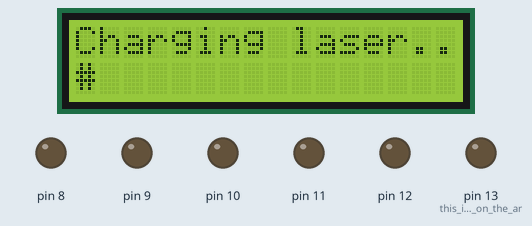
Bench run of a sketch on a simulated Arduino Uno, built with avr-gcc and run on an emulated ATmega328P. On the bench: 16×2 character LCD, output pins drawn as LEDs (lit = HIGH).

Above: at 0.1 s.
At 1.1 s:
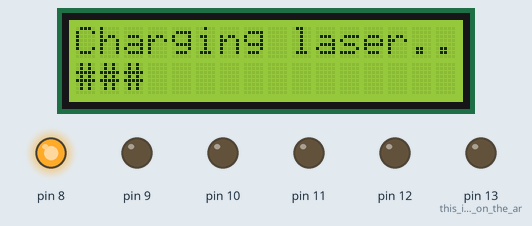
At 2.1 s:
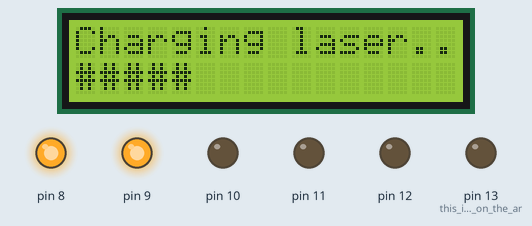
At 4.1 s:
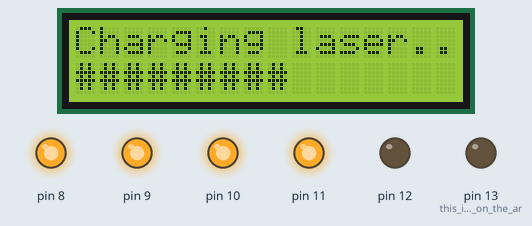
At 8.1 s:
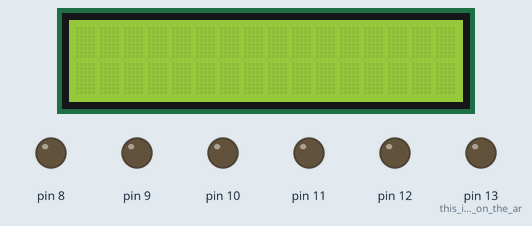
At 13.6 s:
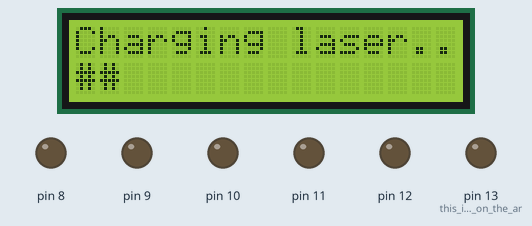
Timing chart, 0 to 35.6 s (numbered marks = the images above):
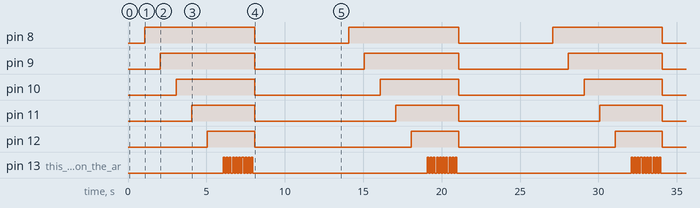

Measured:
- by itself, pin 8: alternates HIGH for 7.0 s and LOW for 6.0 s
- by itself, pin 9: alternates HIGH for 6.0 s and LOW for 7.0 s
- by itself, pin 10: alternates HIGH for 5.0 s and LOW for 8.0 s
- by itself, pin 11: alternates HIGH for 4.0 s and LOW for 9.0 s
- by itself, pin 12: alternates HIGH for 3.0 s and LOW for 10.0 s
- by itself, pin 13 (this_is_the_led_on_the_ar): repeats every 13.0 s: 9 × (LOW 0.10 s, HIGH 0.10 s), LOW 11.1 s, HIGH 0.10 s
- what the display in image 1 shows lasts 0.5 s, from 1.1 s to 1.6 s

The sketch:

LCD_Laser.ino
```cpp
/*

  The circuit:
 * LCD RS pin to digital pin 12
 * LCD Enable pin to digital pin 11
 * LCD D4 pin to digital pin 5
 * LCD D5 pin to digital pin 4
 * LCD D6 pin to digital pin 3
 * LCD D7 pin to digital pin 2
 * LCD R/W pin to ground
 * LCD VSS pin to ground
 * LCD VCC pin to 5V
 * 10K resistor:
 * ends to +5V and ground
 * wiper to LCD VO pin (pin 3)

 * This code uses the Arduino LCD Hello World example for reference.

*/

// include the library code:
#include <LiquidCrystal.h>

// initialize the library by associating any needed LCD interface pin
// with the arduino pin number it is connected to
const int rs = 7, en = 6, d4 = 5, d5 = 4, d6 = 3, d7 = 2;
LiquidCrystal lcd(rs, en, d4, d5, d6, d7);

void setup() {
  // set up the LCD's number of columns and rows:
  lcd.begin(16, 2);
  // Print a message to the LCD.
  //lcd.print("Charging laser..");
  pinMode(LED_BUILTIN,OUTPUT);//this is the led on the arduino
  pinMode(8, OUTPUT);
  pinMode(9, OUTPUT);
  pinMode(10, OUTPUT);
  pinMode(11, OUTPUT);
  pinMode(12, OUTPUT);
  pinMode(13, OUTPUT);
}

void loop() {
  lcd.print("Charging laser..");
  /*
  // set the cursor to column 0, line 1
  // (note: line 1 is the second row, since counting begins with 0):
  lcd.setCursor(0, 1);
  // print the number of seconds since reset:
  lcd.print(millis() / 1000);
  */
  for(int i = 0; i<12; i++){
    lcd.setCursor(i,1);//i in the second row
    lcd.write("#");
    if(i != 0 && i%2 == 0){
      digitalWrite(7+(i/2),HIGH);
    }
    delay(500);
  }
  for(int i = 0; i<10; i++){
    digitalWrite(LED_BUILTIN,HIGH);
    delay(100);
    digitalWrite(LED_BUILTIN,LOW);
    delay(100);
  }
  digitalWrite(LED_BUILTIN,LOW);
  lcd.noDisplay();
  lcd.clear();
  for(int i = 0; i<=5; i++){
    digitalWrite(8+i,LOW);
  }
  delay(5000);
  lcd.display();
}
```
